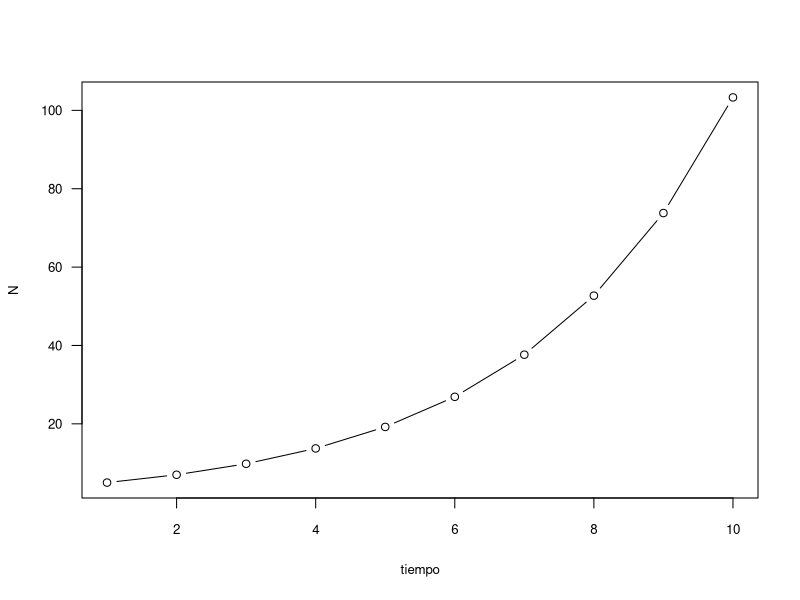
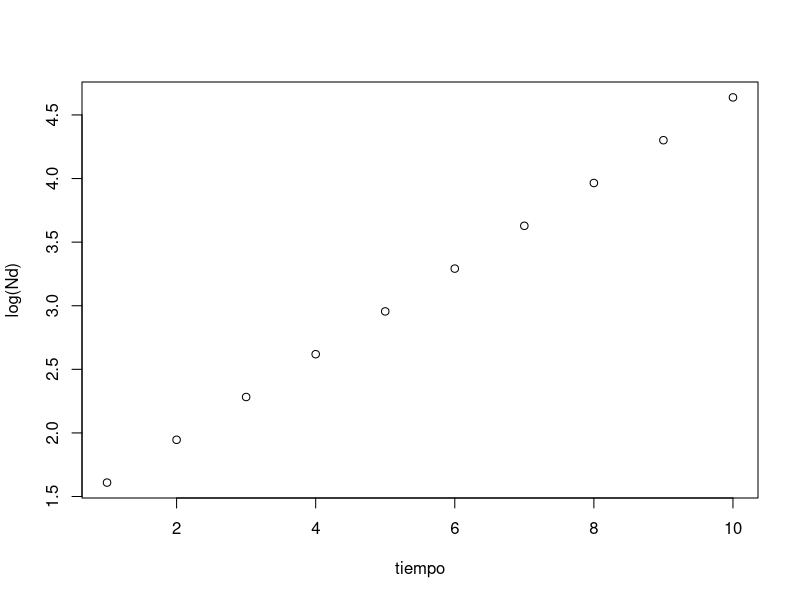
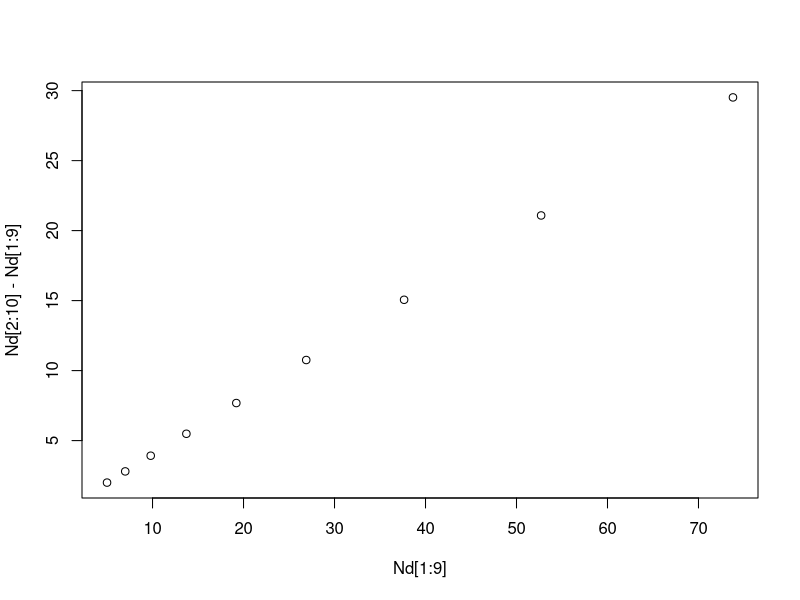
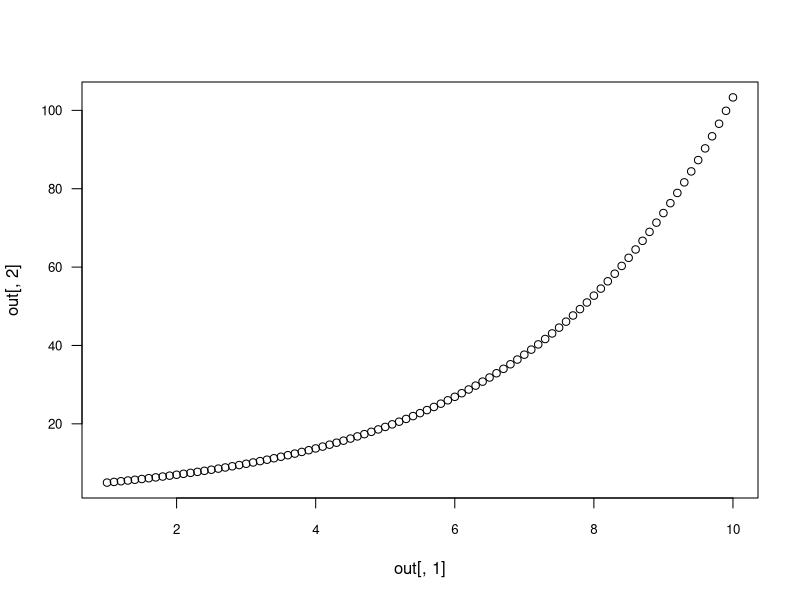
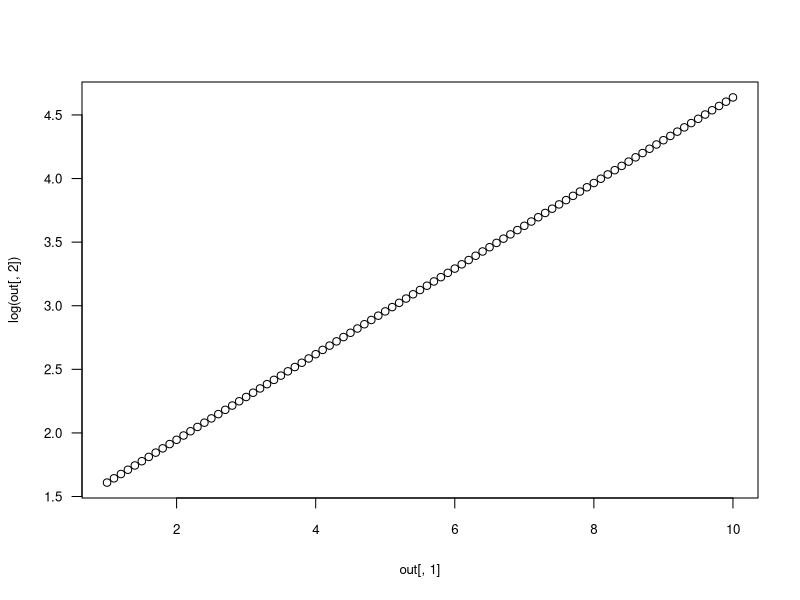
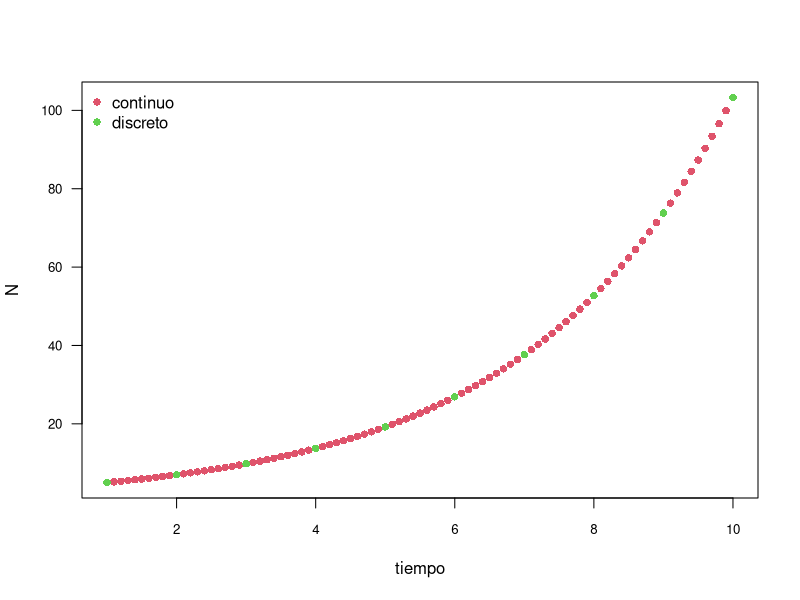
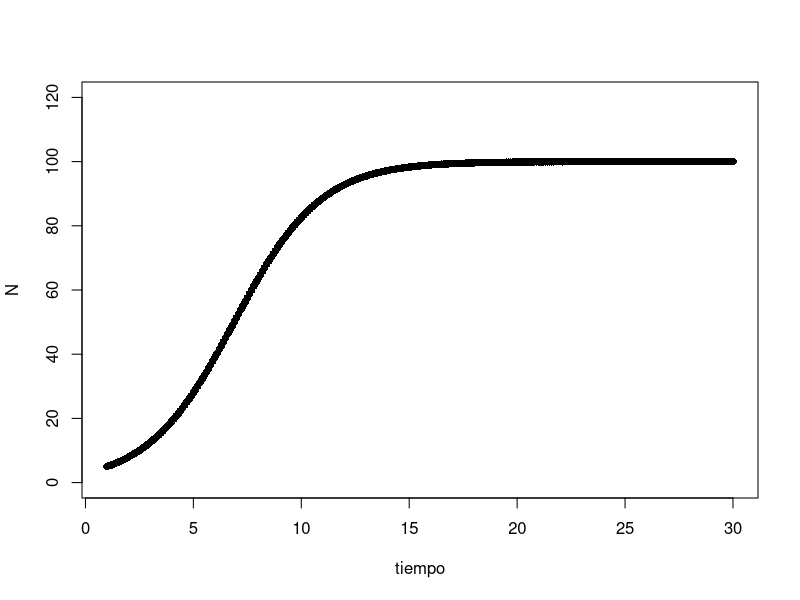
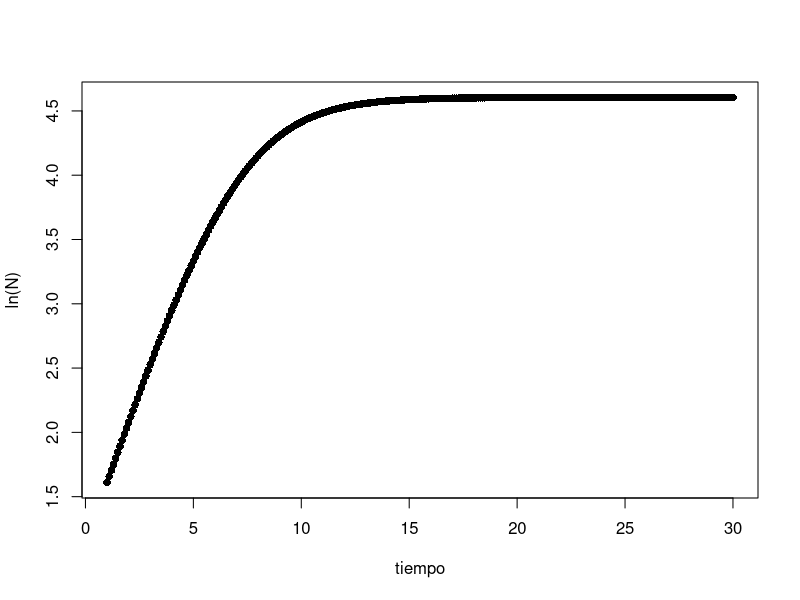

Recreate these plots in R, in order.
## ---- chunk 1
knitr::opts_chunk$set(echo = TRUE)
## ---- chunk 2
#fabrico el vector donde se van a guardar los valores de abundancia Nd en el tiempo, tiene 10 lugares
Nd<-numeric(10)

#defino el valor de la tasa de crecimiento
lambda<-1.4

#defino el valor inicial de abundancia
Nd[1]<-5

#voy a hacer un ciclo de repeticiones: t va a tomar valores entre 2 y 10 de a uno por vez
for(t in 2:10)
{Nd[t]<-lambda*Nd[t-1]} #la ecuación de crecimiento geométrico
Nd #muestra en la consola los valores que toma Nd

## ---- chunk 3

# grafica Nd en el tiempo
plot(c(1:10),Nd,type='b',cex.lab=0.8,ylab='N',xlab='tiempo',cex.axis=0.8,las=1)

## ---- chunk 4
plot(c(1:10),log(Nd), xlab='tiempo')
## ---- chunk 5
plot(Nd[1:9],Nd[2:10]-Nd[1:9])
## ---- chunk 6
library(deSolve)
## ---- chunk 7
cexp <- function(t,y,parms) {
n <- y[1]
r <- parms[1]
dN.dt <- r*n
return(list(c(dN.dt)))
}

out<-ode(5,seq(1.0,10,by=0.1),cexp,c(r=0.3364722))
out
## ---- chunk 8
plot(out[,1],out[,2],las=1,type='b',cex.axis=0.8)
## ---- chunk 9
plot(out[,1],log(out[,2]),las=1,cex.axis=0.8,cex.lab=0.8,type='b')
## ---- chunk 10
plot(out[,1],out[,2],las=1,type='b',cex.axis=0.8,pch=16,col=2,
     ylab="N",xlab="tiempo")
points(c(1:10),Nd,pch=16,col=3)
legend("topleft",c("continuo","discreto"),pch=16,col=c(2,3),bty="n")
## ---- chunk 11
clogcont <- function(t,y,parms){
n <- y[1]
r <- parms[1]
K <- parms[2]
dN.dt <- r*n*(1-(n/K))
return(list(c(dN.dt)))
}
## ---- chunk 12
out <- ode(5,seq(1.0,30,by=0.1),clogcont,parms=c(r=0.5,K=100))
out
plot(out[,1],out[,2],pch=16,xlab="tiempo",ylab="N",ylim=c(0,120))
plot(out[,1],log(out[,2]),pch=16,xlab="tiempo",ylab="ln(N)")
plot(out[1:90,2],out[2:91,2]-out[1:90,2],pch=16,xlab="N",ylab="reclut neto")
plot(out[1:90,2],(out[2:91,2]-out[1:90,2])/out[1:90,2],pch=16,xlab="N",ylab="reclut neto per cap")
## ---- chunk 13
zetacont <- function(t,y,parms){
n <- y[1]
r <- parms[1]
K <- parms[2]
zeta <- parms[3]
dN.dt <- r*n*(1-((n/K)^zeta))
return(list(c(dN.dt)))
}
## ---- chunk 14
out <- ode(5,seq(1.0,30,by=0.1),zetacont,parms=c(r=0.8,K=100,zeta=.25))
out
plot(out[,1],out[,2],pch=16,xlab="tiempo",ylab="N",ylim=c(0,120))
plot(out[,1],log(out[,2]),pch=16,xlab="tiempo",ylab="ln(N)")
plot(out[1:90,2],(out[2:91,2]-out[1:90,2])/out[1:90,2],pch=16,xlab="N",ylab="reclut neto per cap")
## ---- chunk 15
logdis <- function(K,rd,N0,t) {
Nlogis <- c(N0, numeric(t))
for (i in 1:t) Nlogis[i + 1] <- {
Nlogis[i]+rd*Nlogis[i]*(1-(Nlogis[i]/K))
}
return(Nlogis)
}
## ---- chunk 16
Nlogis <- logdis(K=100,rd=4,N0=5,t=29)
plot(c(1:30),Nlogis,pch=16,xlab="tiempo",ylab="N",col='blue',type='b')
## ---- chunk 17
ricker <- function(K,lambda,N0,t) {
Nr <- c(N0, numeric(t))
for (i in 1:t) Nr[i + 1] <- {
Nr[i] * lambda ^ (1 - (Nr[i] / K))
}
return(Nr)
}
## ---- chunk 18
Nric <- ricker(K=100,lambda=5,N0=5,t=29)
plot(c(1:30),Nric,pch=16,xlab="tiempo",ylab="N")
## ---- chunk 19
BH <- function(K,lambda,N0,t) {
Nbh <- c(N0, numeric(t))
for (i in 1:t) Nbh[i + 1] <- {
(Nbh[i] * lambda) / ( 1 + ((Nbh[i]*(lambda-1))/ K))
}
return(Nbh)
}
## ---- chunk 20
NBH <- BH(K=100,lambda=1.65,N0=5,t=29)
plot(c(1:30),NBH,pch=16,xlab="tiempo",ylab="N")
## ---- chunk 21
datos <- read.table("peregrino.txt",header=T)
library(ggplot2)
## ---- chunk 22
# grafico territorios segun anho
ggplot(data=datos,aes(x=anho,y=territorios))+
geom_point()+
geom_vline(xintercept=1980,color='red')+
geom_vline(xintercept=1985,color='red')+
geom_hline(yintercept=0,color='red')+
ggtitle("territorios") +
theme_light()
#nidos activos segun anho
ggplot(data=datos,aes(x=anho,y=activos))+
geom_point()+
geom_vline(xintercept=1980,color='red')+
geom_vline(xintercept=1985,color='red')+
geom_hline(yintercept=0,color='red')+
ggtitle("nidos activos") +
theme_light()
# nidos exitosos segun anho
ggplot(data=datos,aes(x=anho,y=exito))+
geom_point()+
geom_vline(xintercept=1980,color='red')+
geom_vline(xintercept=1985,color='red')+
geom_hline(yintercept=0,color='red')+
ggtitle("nidos exitosos") +
theme_light()
# juveniles segun anho
ggplot(data=datos,aes(x=anho,y=juveniles))+
geom_point()+
geom_vline(xintercept=1980,color='red')+
geom_vline(xintercept=1985,color='red')+
geom_hline(yintercept=0,color='red')+
ggtitle("juveniles") +
theme_light()
## ---- chunk 23
# miramos en escala logaritmica
# usamos la funcion que calcula el logaritmo natural
datos$logterr<-log(datos$territorios)
datos$logac<-log(datos$activos)
datos$logex<-log(datos$exito)
datos$logjuv<-log(datos$juveniles)
# graficamos otra vez
ggplot(data=datos,aes(x=anho,y=logterr))+
geom_point()+
geom_vline(xintercept=1980,color='red')+
geom_vline(xintercept=1985,color='red')+
geom_hline(yintercept=0,color='red')+
ggtitle("ln(territorios)") +
theme_light()
ggplot(data=datos,aes(x=anho,y=logac))+
geom_point()+
geom_vline(xintercept=1980,color='red')+
geom_vline(xintercept=1985,color='red')+
geom_hline(yintercept=0,color='red')+
ggtitle("ln(nidos activos)") +
theme_light()
ggplot(data=datos,aes(x=anho,y=logex))+
geom_point()+
geom_vline(xintercept=1980,color='red')+
geom_vline(xintercept=1985,color='red')+
geom_hline(yintercept=0,color='red')+
ggtitle("ln(nidos exitosos)") +
theme_light()
ggplot(data=datos,aes(x=anho,y=logjuv))+
geom_point()+
geom_vline(xintercept=1980,color='red')+
geom_vline(xintercept=1985,color='red')+
geom_hline(yintercept=0,color='red')+
ggtitle("ln(juveniles)") +
theme_light()
## ---- chunk 24
# vamos a calcular las tasas de crecimiento para cada metrica
# para calcular cada una hay varias lineas de codigo
# tasa de crecimiento de territorios
datos$lterr[1] <- NA
datos$lterr[2:29]<-datos$territorios[2:29]/datos$territorios[1:28]
datos$lterr <- as.numeric(datos$lterr)
#tasa de crecimiento de nidos activos
# datos$lact[1:2] <- NA
datos$lact[3:29]<-datos$activos[3:29]/datos$activos[2:28]
datos$lact <- as.numeric(datos$lact)
# tasa de crecimiento de nidos exitosos
# datos$lex[1:2] <- NA
datos$lex[3:29]<-datos$exito[3:29]/datos$exito[2:28]
datos$lex <- as.numeric(datos$lex)
# tasa de crecimiento de juveniles
# datos$ljuv[1:2] <- NA
datos$ljuv[3:29]<-datos$juveniles[3:29]/datos$juveniles[2:28]
datos$ljuv <- as.numeric(datos$ljuv)
## ---- chunk 25
#grafico lambda en funcion del tiempo
ggplot(data=datos,aes(x=anho,y=lterr))+
geom_point()+
geom_vline(xintercept=1980,color='red')+
geom_vline(xintercept=1985,color='red')+
geom_hline(yintercept=1,color='red')+
ggtitle("lambda territorios") +
theme_light()
ggplot(data=datos,aes(x=anho,y=lact))+
geom_point()+
geom_vline(xintercept=1980,color='red')+
geom_vline(xintercept=1985,color='red')+
geom_hline(yintercept=1,color='red')+
ggtitle("lambda nidos activos") +
theme_light()
ggplot(data=datos,aes(x=anho,y=lex))+
geom_point()+
geom_vline(xintercept=1980,color='red')+
geom_vline(xintercept=1985,color='red')+
geom_hline(yintercept=1,color='red')+
ggtitle("lambda nidos exitosos") +
theme_light()
ggplot(data=datos,aes(x=anho,y=ljuv))+
geom_point()+
geom_vline(xintercept=1980,color='red')+
geom_vline(xintercept=1985,color='red')+
geom_hline(yintercept=1,color='red')+
ggtitle("lambda juveniles") +
theme_light()
## ---- chunk 26
# en funcion de la densidad
ggplot(data=datos,aes(x=territorios,y=lterr,color=liberaciones))+
geom_point()+
ggtitle("lambda segun territorios") +
geom_hline(yintercept=1,color='red')+
theme_light()
ggplot(data=datos,aes(x=activos,y=lact,color=liberaciones))+
geom_point()+
ggtitle("lambda segun nidos activos") +
geom_hline(yintercept=1,color='red')+
  theme_light()
ggplot(data=datos,aes(x=exito,y=lex,color=liberaciones))+
geom_point()+
ggtitle("lambda segun nidos exitosos") +
geom_hline(yintercept=1,color='red')+
theme_light()
ggplot(data=datos,aes(x=juveniles,y=ljuv,color=liberaciones))+
geom_point()+
ggtitle("lambda segun juveniles") +
geom_hline(yintercept=1,color='red')+
theme_light()
## ---- chunk 27
# vamos a analizar el ajuste al modelo de crecimiento geométrico:
# a tasa constante
# Vamos a ajustar cada metrica en cada etapa a un modelo lineal
# Cada seccion tiene tres partes:
# 1. plantear el modelo y pedir ver el ajuste para la 1a etapa
# 2. repetir para la 2a etapa
# 3. hacer el grafico donde se vean los ajustes lineales
# TERRITORIOS
# planteo el modelo lineal para consolidacion (sin liberaciones)
mod.terr1<-lm(datos$lterr[datos$anho >= 1986]~datos$territorios[datos$anho >=1986])
# pido el resumen estadistico del modelo lineal
summary(mod.terr1)
#planteo el modelo lineal para establecimiento (con liberaciones)
mod.terr2<-lm(datos$lterr[datos$anho < 1986 & datos$anho >= 1980]~datos$territorios[datos$anho < 1986 & datos$anho >= 1980])
# pido el resumen estadistico
summary(mod.terr2)
# grafico superponiendo los ajustes lineales
ggplot(data=datos,aes(x=territorios,y=lterr,color=liberaciones))+
geom_point()+
ggtitle("lambda segun territorios") +
geom_hline(yintercept=1,color='violet')+
geom_smooth(data=subset(datos, anho >= 1986),method='lm',se=F)+
geom_smooth(data=subset(datos, anho < 1986 & anho >= 1980),method='lm',se=F)+
theme_light()

## ---- chunk 28
# NIDOS ACTIVOS
# planteo el modelo lineal para consolidacion (sin liberaciones)
mod.act1<-lm(datos$lact[datos$anho >= 1986]~datos$activos[datos$anho >= 1986])
# pido el resumen estadistico del modelo lineal
summary(mod.act1)
#planteo el modelo lineal para establecimiento (con liberaciones)
mod.act2<-lm(datos$lact[datos$anho < 1986 & datos$anho >= 1980]~datos$activos[datos$anho < 1986 & datos$anho >= 1980])
# pido el resumen estadistico
summary(mod.act2)
# grafico superponiendo los ajustes lineales
ggplot(data=datos,aes(x=activos,y=lact,color=liberaciones))+
geom_point()+
ggtitle("lambda segun nidos activos") +
geom_hline(yintercept=1,color='violet')+
geom_smooth(data=subset(datos, anho >= 1986),method='lm',se=F)+
geom_smooth(data=subset(datos, anho < 1986 & anho >= 1980),method='lm',se=F)+
theme_light()
## ---- chunk 29
# NIDOS EXITOSOS
# planteo el modelo lineal para la etapa de consolidacion (sin liberaciones)
mod.ex1<-lm(datos$lex[datos$anho >= 1986]~datos$exito[datos$anho >= 1986])
# pido el resumen estadistico del modelo lineal
summary(mod.ex1)
#planteo el modelo lineal para la etapa establecimiento (con liberaciones)
mod.ex2<-lm(datos$lex[datos$anho < 1986 & datos$anho >= 1980]~datos$exito[datos$anho < 1986 & datos$anho >= 1980])
# pido el resumen estadistico
summary(mod.ex2)
# grafico superponiendo los ajustes lineales
ggplot(data=datos,aes(x=exito,y=lex,color=liberaciones))+
geom_point()+
ggtitle("lambda segun nidos exitosos") +
geom_hline(yintercept=1,color='violet')+
geom_smooth(data=subset(datos, anho >= 1986),method='lm',se=F)+
geom_smooth(data=subset(datos, anho < 1986 & anho >= 1980),method='lm',se=F)+
theme_light()
## ---- chunk 30
# JUVENILES
# planteo el modelo lineal para la etapa consolidacion (sin liberaciones)
mod.juv1<-lm(datos$ljuv[datos$anho >= 1986]~datos$juveniles[datos$anho >= 1986])
# pido el resumen estadistico del modelo lineal
# (hay que buscarlo en la ventana "Consola")
summary(mod.juv1)
#planteo el modelo lineal para la etapa establecimiento (con liberaciones)
mod.juv2<-lm(datos$ljuv[datos$anho < 1986 & datos$anho >= 1980]~datos$juveniles[datos$anho < 1986 & datos$anho >= 1980])
# pido el resumen estadistico
summary(mod.juv2)
# grafico superponiendo los ajustes lineales
ggplot(data=datos,aes(x=juveniles,y=ljuv,color=liberaciones))+
geom_point()+
ggtitle("lambda segun juveniles") +
geom_hline(yintercept=1,color='violet')+
geom_smooth(data=subset(datos, anho >= 1986),method='lm',se=F)+
geom_smooth(data=subset(datos, anho < 1986 & anho >= 1980),method='lm',se=F)+
theme_light()
## ---- chunk 31
N <- numeric(100)
N[1] <- 10
tiempo <- 99
lbueno <- 5/4
lmalo <- 4/5
#con el siguiente ciclo fabricamos la serie temporal
#que significa la condicion "runif"<0.5?
for (i in 1:tiempo){
if(runif(1)<0.5){lambda<-lmalo} else {lambda<-lbueno}
N[i+1]<-lambda*N[i]
}
#y hacemos el grafico
plot(c(1:100),N,pch=16,cex.axis=0.8,cex.lab=0.8,type="b",xlab="tiempo")
## ---- chunk 32
N <- numeric(100)
N[1] <- 10
tiempo <- 99
lbueno <- 5/4
lmalo <- 3/4
#con el siguiente ciclo fabricamos la serie temporal
#que significa la condicion "runif"<0.5?
for (i in 1:tiempo){
if(runif(1)<0.5){lambda<-lmalo} else {lambda<-lbueno}
N[i+1]<-lambda*N[i]
}
#y hacemos el grafico
plot(c(1:100),N,pch=16,cex.axis=0.8,cex.lab=0.8,type="b",xlab="tiempo")
## ---- chunk 33
A <- matrix(0,nrow=20,ncol=100)
A[,1] <- 10
for (j in 1:20){
for (i in 1:tiempo){
if(runif(1)<0.5){lambda<-lmalo} else {lambda<-lbueno}
A[j,i+1]<-lambda*A[j,i]
}
}
#codigo para superponer lineas
plot(c(1:100),N,pch=16,cex.axis=0.8,cex.lab=0.8,type="n",xlab="tiempo",ylim=c(0,100))
for (j in 1:20){
for (i in 1:tiempo){
if(runif(1)<0.5){lambda<-lmalo} else {lambda<-lbueno}
N[i+1]<-lambda*N[i]
}
lines(1:100,N,col=j)
}
## ---- chunk 34
lambda <- 1.1323
tiempo <- 25
N <- numeric(tiempo)
N[1] <- 2500000
umbral <- 150000
## ---- chunk 35
#fabrico una población en el tiempo
for(i in 1:(tiempo-1)){
N[i+1]<-
(N[i]*lambda)/(1+(N[i]*(lambda-1)/(rlnorm(1,meanlog=4.8479,sdlog=0.8284)*20748)))
if(N[i]<umbral)
{N[i+1]<-0
}
}
## ---- chunk 36
# grafico
par(oma=c(1,2,1,1),mgp=c(6,0.5,0))
plot(1:25,N,las=1,cex=0.8,cex.axis=0.8,xlab="",ylab="abundancia",type="l",ylim=c(0,max(N)))
## ---- chunk 37
simnum <- 10 #número de simulaciones que quiero ver en el mismo gráfico
N <- as.data.frame(matrix(NA,nrow = tiempo, ncol = simnum))
N[1,] <- 2500000
par(oma=c(0,1,0,1),mgp=c(3.3,0.5,0))
plot(1:25,N[,1],type='n',las=1,cex=0.8,cex.axis=0.8,xlab="",ylab="N",
ylim=c(0,3500000),pch = 21)
for (j in 1:simnum){
for(i in 1:(tiempo-1)){
N[i+1,j]<-
(N[i,j]*lambda)/
(1+(N[i,j]*(lambda-1)/(rlnorm(1,meanlog=4.8479,sdlog=0.8284)*20748)))
if(N[i,j]<umbral){
N[i+1,j]<-0
}
}
lines(1:25,N[,j],col=j,type = 'b', pch=16,lwd=2)
}
abline(h=150000,lty=3)
